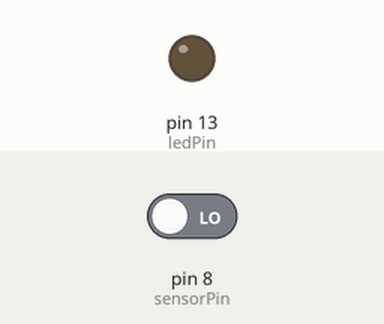
Recording of a sketch running on a simulated Arduino Uno, built with avr-gcc and run on an emulated ATmega328P. Parts: output pins drawn as LEDs (lit = HIGH). The test bench sets the inputs (shaded band); at power-on: pin 8 (sensorPin) LOW.

Above: at 1.2 s.
1.3 s: pin 8 (sensorPin) driven HIGH
At 2.3 s:
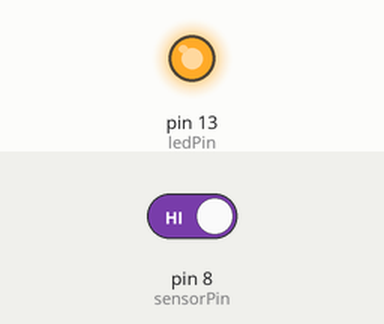
2.8 s: pin 8 (sensorPin) driven LOW
At 3.5 s:
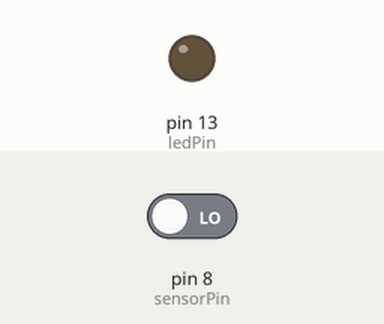
Timing chart, 0 to 5.8 s (numbered marks = the images above; inputs shaded):
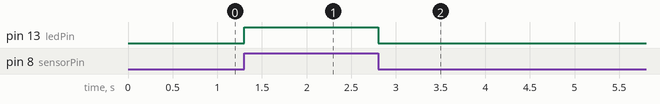

The sketch:

LIGHT_BLOCKING.ino
```cpp
/*
 INSTITUTO FEDERAL DE GOIAS - IFG CAMPUS GOIANIA
 FUNÇÃO: sensor que  usa o detector em forma de controle (IR para detectar objetos que se movem através dos módulos U.
 ESTAGIARIOS: RHAMON LUCAS V. COSTA e ISABELA R. DE OLIVEIRA
 DATA: 31/10/2022
 https://protosupplies.com/product/light-block-sensor-module/
 */


int sensorPin = 8;
int ledPin = 13;
int sensorVal = 0;

void setup() {
  pinMode(ledPin, OUTPUT);
  pinMode(sensorPin, INPUT);
}

void loop() {
  sensorVal = digitalRead(sensorPin);
  if(sensorVal == HIGH)
  {
    digitalWrite(ledPin,HIGH);
  }
  else
  {
    digitalWrite(ledPin,LOW);
  }
}
```

Measured:
- after the input at 1.3 s, pin 13 (ledPin): LOW → HIGH at once
- after the input at 2.8 s, pin 13 (ledPin): HIGH → LOW at once
